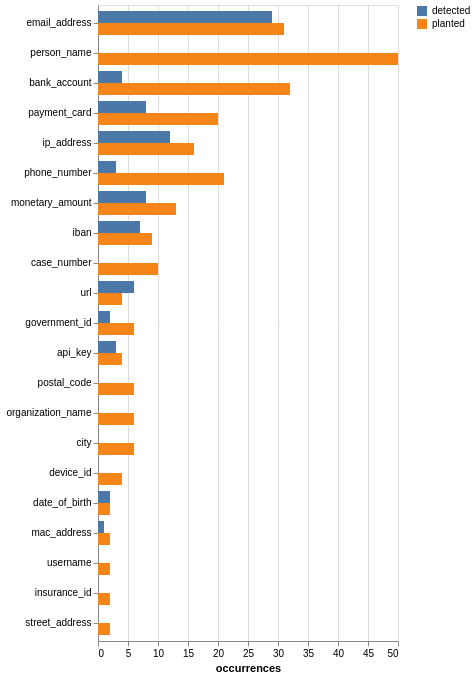

Write notebook code for a chart like this one.
### Code cell
chart_data = by_label.unpivot(
    index="label",
    on=["planted", "detected"],
    variable_name="side",
    value_name="count",
).filter(pl.col("count") > 0)

mo.ui.altair_chart(
    alt.Chart(chart_data)
    .mark_bar()
    .encode(
        y=alt.Y("label:N", sort="-x", title=None),
        x=alt.X("count:Q", title="occurrences"),
        yOffset="side:N",
        color=alt.Color("side:N", title=None),
        tooltip=["label", "side", "count"],
    )
    .properties(height=alt.Step(12))
)

### Figure 1 — Vega specification as saved in the notebook (floating-point values rounded to 4 significant figures)
{"$schema": "https://vega.github.io/schema/vega-lite/v6.4.1.json", "config": {"view": {"continuousHeight": 300, "continuousWidth": 300}}, "data": {"name": "data-7e2469f34358d7fe967e089ab283607e"}, "datasets": {"data-7e2469f34358d7fe967e089ab283607e": [{"count": 50, "label": "person_name", "side": "planted"}, {"count": 32, "label": "bank_account", "side": "planted"}, {"count": 31, "label": "email_address", "side": "planted"}, {"count": 21, "label": "phone_number", "side": "planted"}, {"count": 20, "label": "payment_card", "side": "planted"}, {"count": 16, "label": "ip_address", "side": "planted"}, {"count": 13, "label": "monetary_amount", "side": "planted"}, {"count": 10, "label": "case_number", "side": "planted"}, {"count": 9, "label": "iban", "side": "planted"}, {"count": 6, "label": "government_id", "side": "planted"}, {"count": 6, "label": "postal_code", "side": "planted"}, {"count": 6, "label": "organization_name", "side": "planted"}, {"count": 6, "label": "city", "side": "planted"}, {"count": 4, "label": "device_id", "side": "planted"}, {"count": 4, "label": "url", "side": "planted"}, {"count": 4, "label": "api_key", "side": "planted"}, {"count": 2, "label": "date_of_birth", "side": "planted"}, {"count": 2, "label": "username", "side": "planted"}, {"count": 2, "label": "mac_address", "side": "planted"}, {"count": 2, "label": "insurance_id", "side": "planted"}, {"count": 2, "label": "street_address", "side": "planted"}, {"count": 4, "label": "bank_account", "side": "detected"}, {"count": 29, "label": "email_address", "side": "detected"}, {"count": 3, "label": "phone_number", "side": "detected"}, {"count": 8, "label": "payment_card", "side": "detected"}, {"count": 12, "label": "ip_address", "side": "detected"}, {"count": 8, "label": "monetary_amount", "side": "detected"}, {"count": 7, "label": "iban", "side": "detected"}, {"count": 2, "label": "government_id", "side": "detected"}, {"count": 6, "label": "url", "side": "detected"}, {"count": 3, "label": "api_key", "side": "detected"}, {"count": 2, "label": "date_of_birth", "side": "detected"}, {"count": 1, "label": "mac_address", "side": "detected"}]}, "encoding": {"color": {"field": "side", "title": null, "type": "nominal"}, "tooltip": [{"field": "label", "type": "nominal"}, {"field": "side", "type": "nominal"}, {"field": "count", "type": "quantitative"}], "x": {"field": "count", "title": "occurrences", "type": "quantitative"}, "y": {"field": "label", "sort": "-x", "title": null, "type": "nominal"}, "yOffset": {"field": "side", "type": "nominal"}}, "height": {"step": 12}, "mark": {"type": "bar"}}
